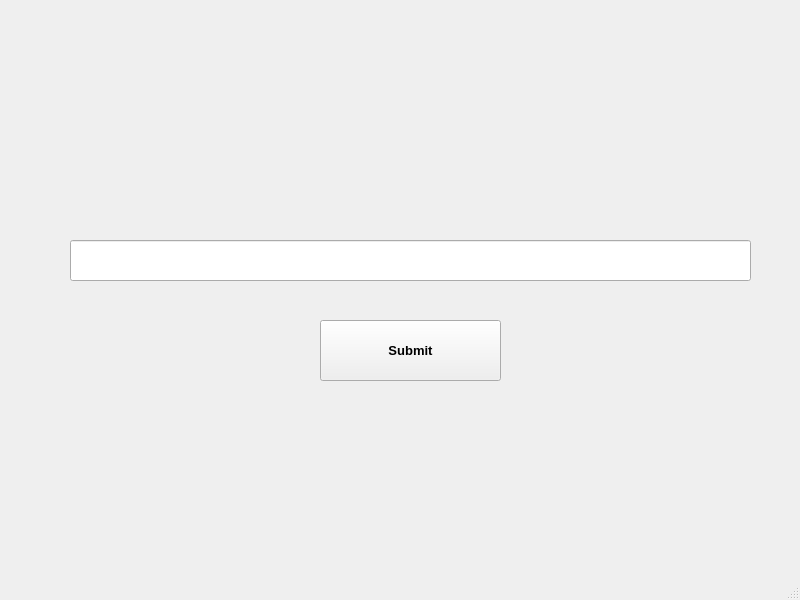
<?xml version="1.0" encoding="UTF-8"?>
<ui version="4.0">
 <class>MainWindow</class>
 <widget class="QMainWindow" name="MainWindow">
  <property name="geometry">
   <rect>
    <x>0</x>
    <y>0</y>
    <width>800</width>
    <height>600</height>
   </rect>
  </property>
  <property name="windowTitle">
   <string>MainWindow</string>
  </property>
  <widget class="QWidget" name="centralwidget">
   <widget class="QPushButton" name="submit">
    <property name="geometry">
     <rect>
      <x>320</x>
      <y>320</y>
      <width>181</width>
      <height>61</height>
     </rect>
    </property>
    <property name="font">
     <font>
      <pointsize>10</pointsize>
      <weight>75</weight>
      <bold>true</bold>
     </font>
    </property>
    <property name="text">
     <string>Submit</string>
    </property>
   </widget>
   <widget class="QLineEdit" name="password">
    <property name="geometry">
     <rect>
      <x>70</x>
      <y>240</y>
      <width>681</width>
      <height>41</height>
     </rect>
    </property>
    <property name="text">
     <string/>
    </property>
   </widget>
  </widget>
  <widget class="QMenuBar" name="menubar">
   <property name="geometry">
    <rect>
     <x>0</x>
     <y>0</y>
     <width>800</width>
     <height>26</height>
    </rect>
   </property>
  </widget>
  <widget class="QStatusBar" name="statusbar"/>
 </widget>
 <resources/>
 <connections/>
</ui>
